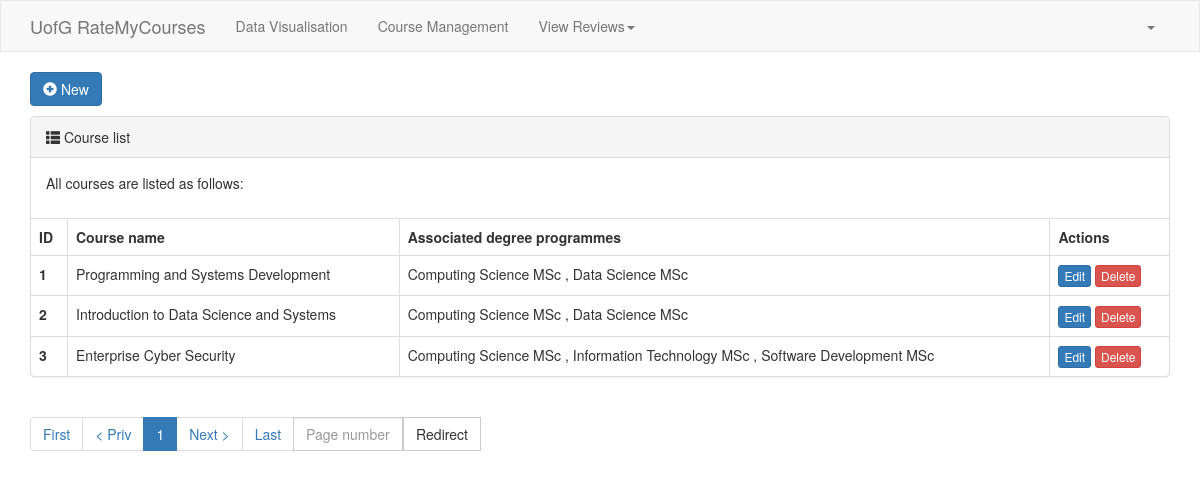
The page /course-management/ on the database as committed earlier.
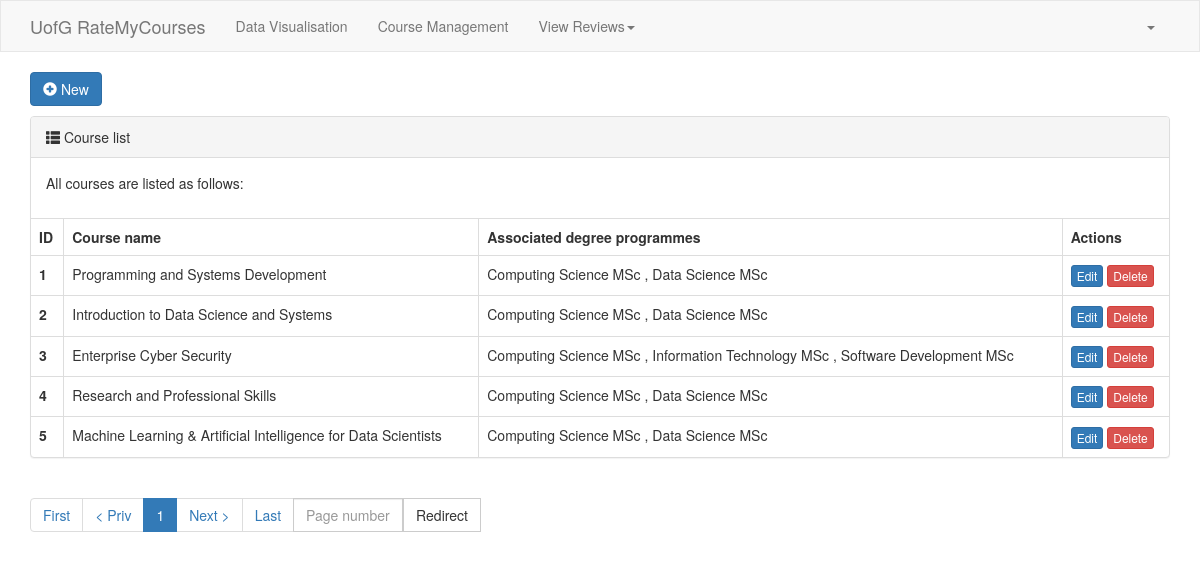
The same page on the database as committed later.
### rmc/models.py (models this page shows, shortened)
class Course(models.Model):
    name = models.CharField(verbose_name="Name", max_length=64)
    associated_degree_programmes = models.ManyToManyField(to="DegreeProgramme", related_name="degree_programme_courses")

class DegreeProgramme(models.Model):
    name = models.CharField(verbose_name="Degree programme name", max_length=32, unique=True)
    level_choices = (
        (1, "Undergraduate"),
        (2, "Postgraduate"),
    )
    level = models.SmallIntegerField(verbose_name="Level", choices=level_choices)

### rmc/views.py (the view)
# urls.py: path("course-management/", views.course_management),
def course_management(request):
    courses = models.Course.objects.prefetch_related("associated_degree_programmes").all()
    pagination_object = Pagination(request, courses)
    contents = {
        "queryset": pagination_object.queryset_page,
        "tpl_pagination_navbar": pagination_object.tpl(),
    }
    return render(request, "course-management.html", contents)

### rmc/templates/course-management.html
{% extends "layout.html" %}
{% block content %}
    <div class="container">
        <div class="new-btn-area">
            <a class="btn btn-primary" href="/course-add/">
                <span class="glyphicon glyphicon-plus-sign" aria-hidden="true"></span>
                New
            </a>
        </div>
        <div>
            <div class="panel panel-default">
                <div class="panel-heading">
                    <span class="glyphicon glyphicon-th-list" aria-hidden="true"></span>
                    Course list
                </div>
                <div class="panel-body">
                    <p>All courses are listed as follows:</p>
                </div>
                <table class="table table-bordered">
                    <thead>
                    <tr>
                        <th>ID</th>
                        <th>Course name</th>
                        <th>Associated degree programmes</th>
                        <th>Actions</th>
                    </tr>
                    </thead>
                    <tbody>
                    {% for obj in queryset %}
                        <tr>
                            <th scope="row">{{ obj.id }}</th>
                            <td>{{ obj.name }}</td>
                            <td>
                                {% for degree_programme in obj.associated_degree_programmes.all %}
                                    {{ degree_programme.name }}
                                    {% if not forloop.last %}, {% endif %}
                                {% endfor %}
                            </td>
                            <td>
                                <a class="btn btn-primary btn-xs" href="/{{ obj.id }}/course-edit/">Edit</a>
                                <a class="btn btn-danger btn-xs"
                                   href="/{{ obj.id }}/course-delete/">Delete</a>
                            </td>
                        </tr>
                    {% endfor %}
                    </tbody>
                </table>
            </div>
        </div>
        <div class="clearfix">
            <ul class="pagination">
                {{ tpl_pagination_navbar }}
            </ul>
        </div>
    </div>
{% endblock %}

### rmc/templates/layout.html (shortened to what this page needs)
{% load static %}
<!DOCTYPE html>
<html lang="en">
<head>
    <link rel="stylesheet" href="{% static 'plugins/bootstrap-3.4.1-dist/css/bootstrap.min.css' %}">
</head>
<body>
<nav class="navbar navbar-default">
    <div class="container">
        <div class="navbar-header">
            <a class="navbar-brand" href="#">UofG RateMyCourses</a>
        </div>
        <div class="collapse navbar-collapse" id="bs-example-navbar-collapse-1">
            <ul class="nav navbar-nav">
                <li><a href="/#/">Data Visualisation<span class="sr-only">(current)</span></a></li>
                <li><a href="/course-management/">Course Management</a></li>
                <li class="dropdown">
                    <a href="#" class="dropdown-toggle" data-toggle="dropdown" role="button" aria-haspopup="true"
                       aria-expanded="false">View Reviews<span class="caret"></span></a>
                </li>
            </ul>
            <ul class="nav navbar-nav navbar-right">
                <li class="dropdown">
                    <a href="#" class="dropdown-toggle" data-toggle="dropdown" role="button" aria-haspopup="true"
                       aria-expanded="false">{{ request.session.info.username }}<span class="caret"></span></a>
                </li>
            </ul>
        </div>
    </div>
</nav>
<div>
    {% block content %}{% endblock %}
</div>
</body>
</html>

### rmc/templates/layout.html (style rules this page uses)
.navbar { border-radius: 0; }
.new-btn-area { margin-bottom: 10px; }

Rows that differ between the two databases and show on the page:
added Course: id "4", name "Research and Professional Skills", DegreeProgramme (name "Computing Science MSc"), DegreeProgramme (name "Data Science MSc")
added Course: id "5", name "Machine Learning & Artificial Intelligence for Data Scientists", DegreeProgramme (name "Computing Science MSc"), DegreeProgramme (name "Data Science MSc")
